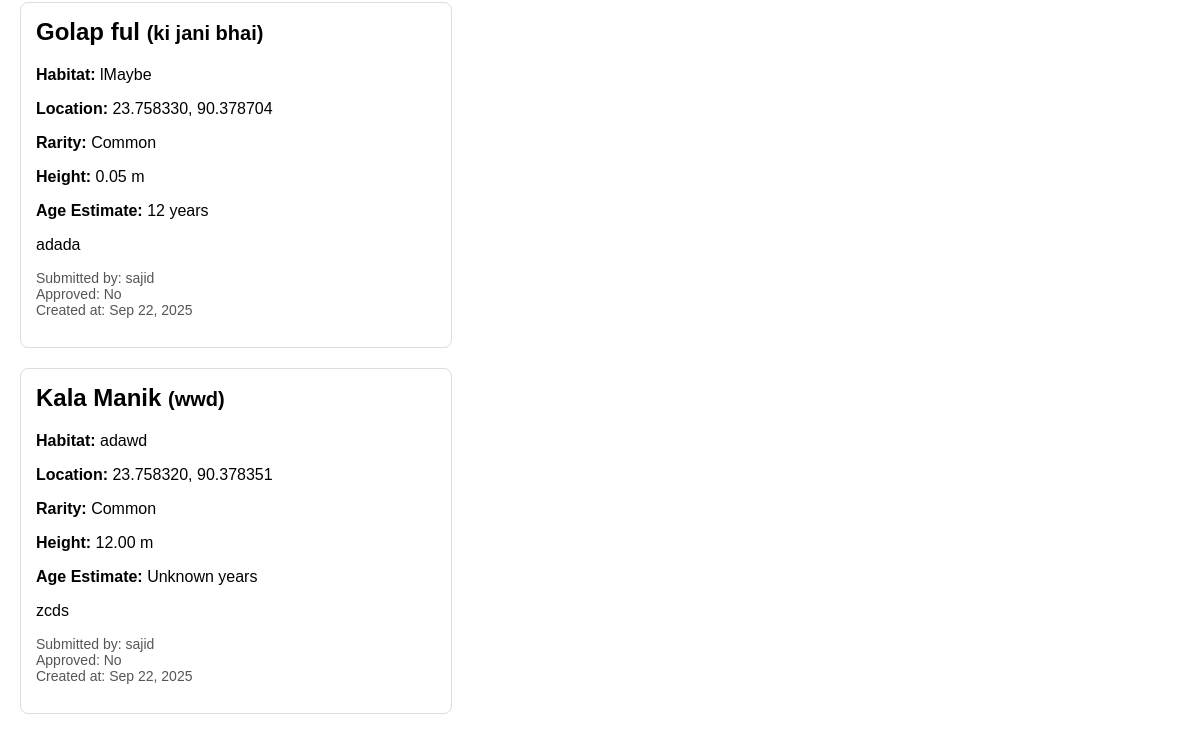
The app's page /trees/ (lower part), older data.
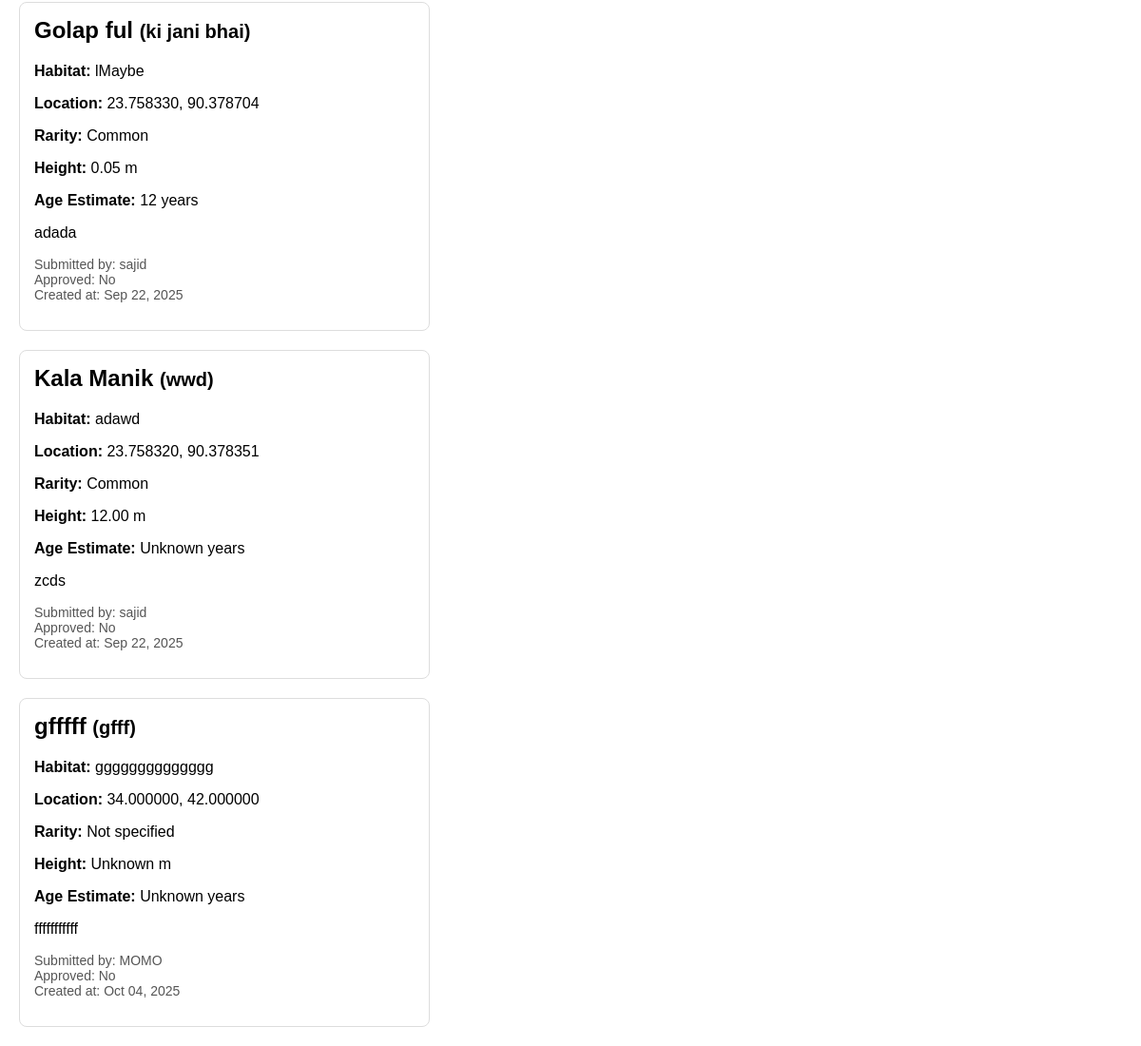
The same page, newer data.
### TreeApp/models.py (models this page shows)
class TreeProfile(models.Model):
    street_name = models.CharField(max_length=200)  # common/local name
    scientific_name = models.CharField(max_length=200, blank=True, null=True)
    habitat = models.CharField(max_length=200, blank=True, null=True)
    description = models.TextField(blank=True, null=True)
    latitude = models.DecimalField(max_digits=9, decimal_places=6)   # e.g., 23.810331
    longitude = models.DecimalField(max_digits=9, decimal_places=6)  # e.g., 90.412521
    rarity_status = models.CharField(
        max_length=50,
        blank=True,
        null=True,
        help_text="e.g., Common, Rare, Endangered"
    )
    height_m = models.DecimalField(
        max_digits=5, decimal_places=2,
        blank=True, null=True,
        help_text="Approximate height in meters"
    )
    age_estimate = models.PositiveIntegerField(
        blank=True, null=True,
        help_text="Estimated age in years"
    )
    verified = models.BooleanField(default=False)
    submitted_by = models.ForeignKey(
        settings.AUTH_USER_MODEL,
        on_delete=models.SET_NULL,
        null=True,
        related_name="trees_submitted"
    )
    approved_by = models.ForeignKey(
        settings.AUTH_USER_MODEL,
        on_delete=models.SET_NULL,
        null=True,
        blank=True,
        related_name="trees_approved"
    )
    created_at = models.DateTimeField(auto_now_add=True)
    updated_at = models.DateTimeField(auto_now=True)
    def __str__(self):
        return f"{self.street_name} ({self.scientific_name or 'Unknown'})"

### MyApp/models.py (models this page shows, shortened)
class User(AbstractUser):
    USER_TYPES = [
        ('common', 'Common User'),
        ('contributor', 'Contributor'),
    ]
    user_type = models.CharField(max_length=20, choices=USER_TYPES, default='common')
    profession = models.CharField(max_length=100, blank=True, null=True)

### TreeApp/views.py (the view)
# urls.py: path('trees/', treeapp_views.TreeProfiles, name = 'TreeProfiles'),# Tree profiles view
def TreeProfiles(request):
    TreeProfiles = TreeProfile.objects.all()
    context = {
            'TreeProfiles': TreeProfiles
        }
    print(TreeProfiles)
    return render(request, 'Trees/TreeProfiles.html', context=context)

### templates/Trees/TreeProfiles.html (shortened to what this page needs)
<!DOCTYPE html>
<html lang="en">
<head>
</head>
<body>
    {% for tree in TreeProfiles %}
        <div class="tree-card">
            <h2>{{ tree.street_name }}
                {% if tree.scientific_name %}
                    <small>({{ tree.scientific_name }})</small>
                {% endif %}
            </h2>
            <p><strong>Habitat:</strong> {{ tree.habitat }}</p>
            <p><strong>Location:</strong> {{ tree.latitude }}, {{ tree.longitude }}</p>
            <p><strong>Rarity:</strong> {{ tree.rarity_status|default:"Not specified" }}</p>
            <p><strong>Height:</strong> {{ tree.height_m|default:"Unknown" }} m</p>
            <p><strong>Age Estimate:</strong> {{ tree.age_estimate|default:"Unknown" }} years</p>
            <p>{{ tree.description }}</p>
            <p class="meta">
                Submitted by: {{ tree.submitted_by.username }} <br>
                Approved: {{ tree.verified|yesno:"Yes,No" }} <br>
                Created at: {{ tree.created_at|date:"M d, Y" }}
            </p>
        </div>
    {% empty %}
        <p>No trees have been added yet.</p>
    {% endfor %}
</body>
</html>

Row changes from the older to the newer data that the page shows:
added TreeProfile: street_name "gfffff", scientific_name "gfff", habitat "gggggggggggggg", latitude "34.000000", longitude "42.000000", rarity_status "Not specified", height_m "Unknown", age_estimate "Unknown", description "fffffffffff", submitted_by.username "MOMO", verified "No", created_at "Oct 04, 2025"
